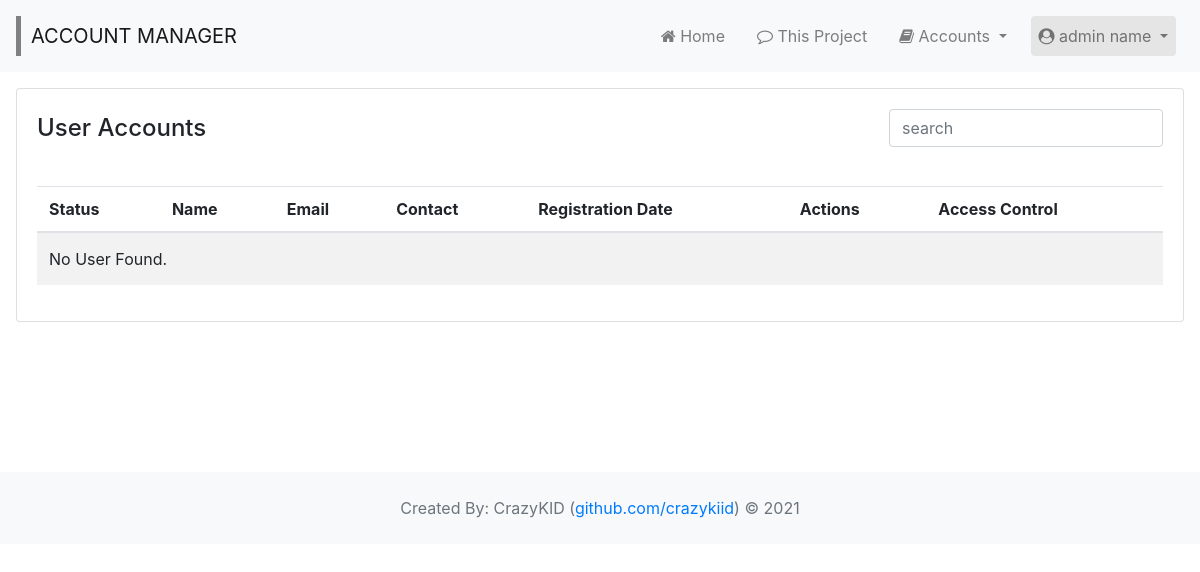
The app's page /accounts/inactive, older data.
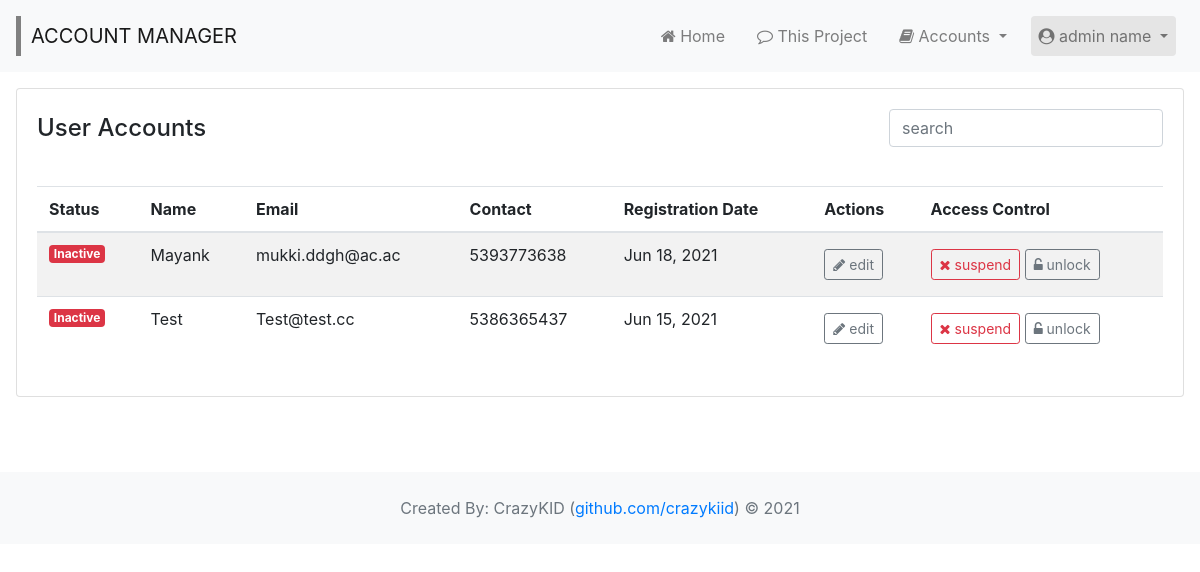
The same page, newer data.
### wsite/models.py (models this page shows, shortened)
class user_accounts(models.Model):
  _id = models.AutoField(primary_key=True)
  _name = models.CharField(max_length=63)
  _email = models.CharField(max_length=63, unique=True)
  _contact = models.CharField(max_length=10)
  _password = models.CharField(max_length=255)
  _status = models.IntegerField(default=0)
  _reg_at = models.DateTimeField(auto_now_add=True)

### wsite/views.py (the view)
# urls.py: path('accounts/inactive', views.usersDct, name = 'inactive_users'),
def usersDct(request):
  users_inactive = user_accounts.objects.filter(_status=0).order_by('-_id')
  return render(request, 'accounts/inactive.html', { 'users' : users_inactive })

### wsite/templatetags/custom_tags.py (called while the page is built)
def underscorefix(obj, attribute):
  return getattr(obj, attribute)

### wsite/templates/accounts/inactive.html (shortened to what this page needs)
{% extends 'layout/layout.html' %}
{% load custom_tags %}
{% block page %}
{% include 'layout/header.html' %}
<div class="container-fluid p-3" style="min-height:400px">
	<section>
		<div class="card">
			<div class="card-body">
				<div class="d-flex flex-column flex-lg-row justify-content-between">
					<h4 style="padding:5px 0px 35px;">User Accounts</h4>
					<div class="form-group pull-right">
					    <input type="text" class="search form-control" placeholder="search">
					</div>
				</div>
				<div class="table-responsive">
				<table class="table table-striped">
					<thead>
					    <tr>
					      <th scope="col">Status</th>
					    	<th scope="col">Name</th>
					    	<th scope="col">Email</th>
					    	<th scope="col">Contact</th>
					    	<th scope="col">Registration Date</th>
					    	<th scope="col">Actions</th>
					    	<th scope="col">Access Control</th>
					    </tr>
					</thead>
					<tbody class="u-list">
						{% if users.count > 0 %}
						  {% for user in users %}
					    <tr>
					    	<td>
					    	  {% if user|usfix:'_status' == 0 %}
					    	  <span class="badge badge-danger">Inactive</span
					    	  {% elif user|usfix:'_status' == 1 %}
                  <span class="badge badge-success">Active</span>
                  {% elif user|usfix:'_status' == 9 %}
                  <span class="badge badge-dark">Suspended</span>
                  {% else %}
                  <span class="badge badge-secondary">Unknown</span>
                  {% endif %}
					    	</td>
					    	<td>{{ user|usfix:'_name' }}</td>
					    	<td>{{ user|usfix:'_email' }}</td>
					    	<td>{{ user|usfix:'_contact' }}</td>
					    	<td>{{ user|usfix:'_reg_at'|date:'M d, Y'}}</td>
					    	<td>
					    	  <a class="btn btn-outline-secondary btn-sm my-1" href="{% url 'update_user' user|usfix:'_id' %}" role="button" data-toggle="tooltip" data-placement="bottom" title="Edit Account Details"><i class="fa fa-pencil" aria-hidden="true"></i> edit</a>
					    	</td>
					    	<td>
					    	  {% if user|usfix:'_status' == 9 %}
								  <a class="btn btn-outline-success btn-sm my-1" href="{% url 'activate_user' user|usfix:'_id' %}" role="button" data-toggle="tooltip" data-placement="bottom" title="Activate Account"><i class="fa fa-check" aria-hidden="true"></i> activate</a>
					    		{% elif user|usfix:'_status' == 0 %}
					    		<a class="btn btn-outline-danger btn-sm my-1" href="{% url 'suspend_user' user|usfix:'_id' %}" role="button" data-toggle="tooltip" data-placement="bottom" title="De-activate Account"><i class="fa fa-times" aria-hidden="true"></i> suspend</a>
					    		<a class="btn btn-outline-secondary btn-sm my-1" href="{% url 'unlock_user' user|usfix:'_id' %}" role="button" data-toggle="tooltip" data-placement="bottom" title="Unlock Account"><i class="fa fa-unlock-alt" aria-hidden="true"></i> unlock</a>
					     		{% endif %}
					      </td>
					    </tr>
					    {% endfor %}
					  {% else %}
					    <tr>
					    	<td colspan="7" style="padding:1rem .75rem;">No User Found.</td>
					    </tr>
					  {% endif %}
				  </tbody>
				</table>
				</div>
			</div>
		</div>
	</section>
</div>
{% include 'layout/footer.html' %}
{% endblock page %}

Row changes from the older to the newer data that the page shows:
added user_accounts: _name "Mayank", _email "mukki.ddgh@ac.ac", _contact "5393773638", _reg_at "Jun 18, 2021"
added user_accounts: user "Test", _email "Test@test.cc", _contact "5386365437", _reg_at "Jun 15, 2021"
Text that changed along with them:
text no longer shown: "No User Found."
